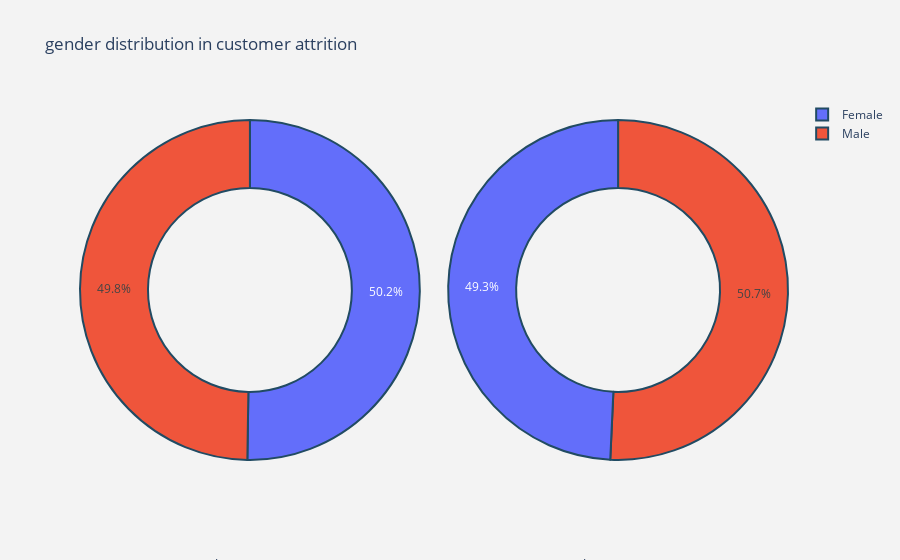

Notebook code for this chart:
### Markdown cell above
# All categorical columns plot pie

### Code cell
plot_pie("gender")
chi_square_test('gender', df)

### Figure 1 — Plotly figure (JSON) as saved in the notebook; plotly's stock layout.template omitted (floating-point values rounded to 4 significant figures)
{"data": [{"domain": {"x": [0, 0.48]}, "hole": 0.6, "hoverinfo": "label+percent+name", "labels": ["Female", "Male"], "marker": {"line": {"color": "rgb(33, 75, 99)", "width": 2}}, "name": "Churn Customers", "type": "pie", "values": [939, 930]}, {"domain": {"x": [0.52, 1]}, "hole": 0.6, "hoverinfo": "label+percent+name", "labels": ["Male", "Female"], "marker": {"line": {"color": "rgb(33, 75, 99)", "width": 2}}, "name": "Non Churn Customers", "type": "pie", "values": [2625, 2549]}], "layout": {"annotations": [{"font": {"size": 13}, "showarrow": false, "text": "churn customers", "x": 0.18, "y": -0.25}, {"font": {"size": 13}, "showarrow": false, "text": "Non Churn Customers", "x": 0.85, "y": -0.25}], "autosize": true, "paper_bgcolor": "rgb(243,243,243)", "plot_bgcolor": "rgb(243,243,243)", "title": {"text": "gender distribution in customer attrition "}}}
